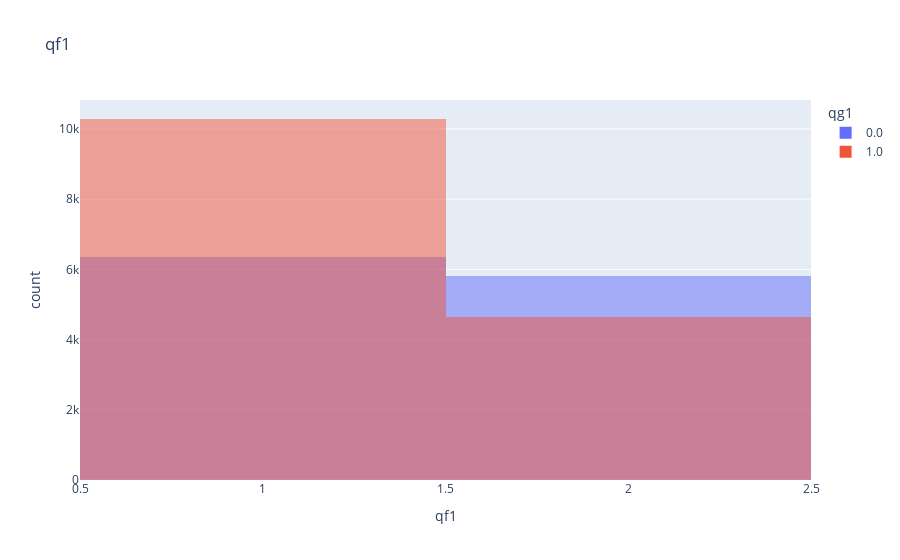

Source (notebook cell):
### Code cell
px.histogram(data_selection, x='qf1', color='qg1', barmode='overlay', title='qf1')

### Figure 1 — Plotly figure (JSON) as saved in the notebook; plotly's stock layout.template omitted (floating-point values rounded to 4 significant figures; data arrays with more than 128 entries replaced by an {"elided": "..."} marker saying what was removed)
{"data": [{"alignmentgroup": "True", "bingroup": "x", "hovertemplate": "qg1=0.0<br>qf1=%{x}<br>count=%{y}<extra></extra>", "legendgroup": "0.0", "marker": {"color": "#636efa", "opacity": 0.5, "pattern": {"shape": ""}}, "name": "0.0", "offsetgroup": "0.0", "orientation": "v", "showlegend": true, "type": "histogram", "x": {"elided": "12456 int values"}, "xaxis": "x", "yaxis": "y"}, {"alignmentgroup": "True", "bingroup": "x", "hovertemplate": "qg1=1.0<br>qf1=%{x}<br>count=%{y}<extra></extra>", "legendgroup": "1.0", "marker": {"color": "#EF553B", "opacity": 0.5, "pattern": {"shape": ""}}, "name": "1.0", "offsetgroup": "1.0", "orientation": "v", "showlegend": true, "type": "histogram", "x": {"elided": "15008 int values"}, "xaxis": "x", "yaxis": "y"}], "layout": {"barmode": "overlay", "legend": {"title": {"text": "qg1"}, "tracegroupgap": 0}, "title": {"text": "qf1"}, "xaxis": {"anchor": "y", "domain": [0, 1], "title": {"text": "qf1"}}, "yaxis": {"anchor": "x", "domain": [0, 1], "title": {"text": "count"}}}}
